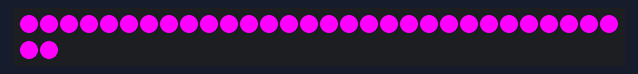
Bench run of a sketch on a simulated ESP8266 (NodeMCU). Parts: 32 RGB LEDs in strip order, left to right, continuing on the next row. Dim RGB values are drawn brighter than linear.

Above: at 0.15 s.
At 38.43 s:
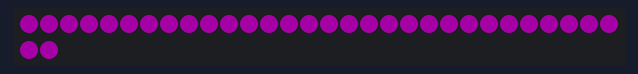

The sketch:

TrophyAnimation.ino
```cpp
///////////////////////////////////// Adafruit Neopixel Settings
#include <Adafruit_NeoPixel.h>
#ifdef __AVR__
#include <avr/power.h> // Required for 16 MHz Adafruit Trinket
#endif
#define LED_PIN   D2
#define LED_COUNT 32
Adafruit_NeoPixel leds(LED_COUNT, LED_PIN, NEO_GRB + NEO_KHZ800);
uint32_t col;
/////////////////////////////////////

int wait = 5;

void setup() {
  leds.begin();    // initialize pixel strip
  leds.show();     // Initialize all pixels to 'off'

  col = leds.Color(255, 0, 255);
  for(int i=0; i< leds.numPixels() ; i++) {
    leds.setPixelColor(i, col);
  }
  leds.show();
}

void loop() {
  leds.clear();
  for (int brightness = 255; brightness >= 0; brightness--) {
    for(int i=0; i<leds.numPixels(); i++) {
      leds.setBrightness(brightness);    // set the brightness
      leds.setPixelColor(i, col);
    }
    leds.show(); // refresh the strip
    delay(wait);
  }
  for (int brightness = 0; brightness <= 255; brightness++) {
    for(int i=0; i< leds.numPixels() ; i++) {
      leds.setBrightness(brightness);    // set the brightness
      leds.setPixelColor(i, col);
    }
    leds.show(); // refresh the strip
    delay(wait);
  }

  delay(wait*100);
}
```
